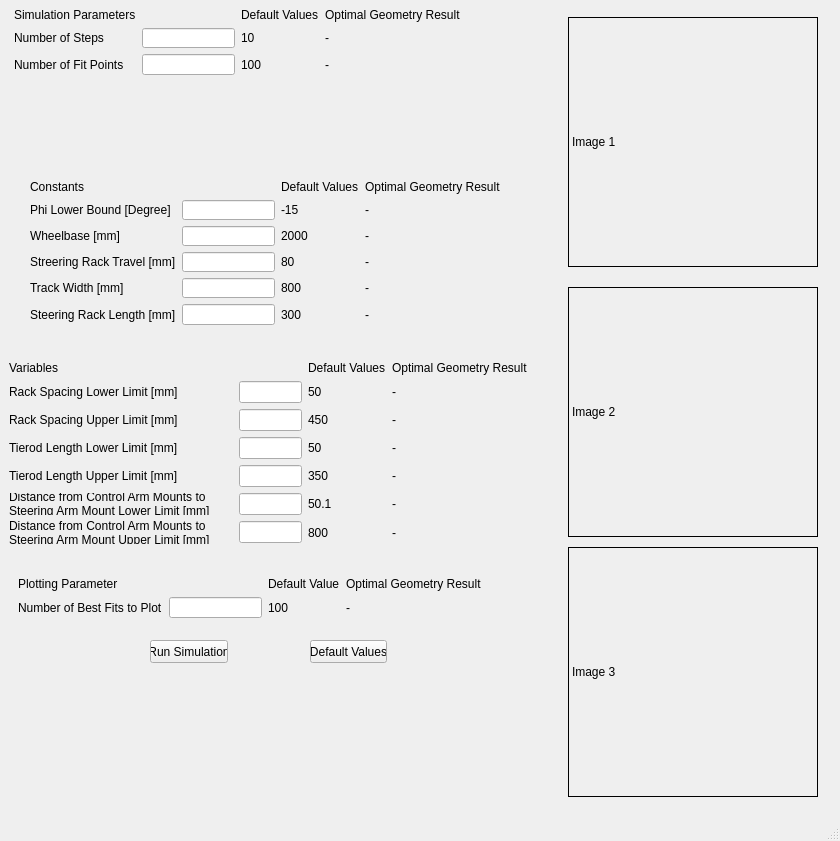
<?xml version="1.0" encoding="UTF-8"?>
<ui version="4.0">
 <class>MainWindow</class>
 <widget class="QMainWindow" name="MainWindow">
  <property name="geometry">
   <rect>
    <x>0</x>
    <y>0</y>
    <width>840</width>
    <height>841</height>
   </rect>
  </property>
  <property name="windowTitle">
   <string>MainWindow</string>
  </property>
  <widget class="QWidget" name="centralwidget">
   <widget class="QWidget" name="layoutWidget">
    <property name="geometry">
     <rect>
      <x>14</x>
      <y>8</y>
      <width>447</width>
      <height>67</height>
     </rect>
    </property>
    <layout class="QGridLayout" name="gridLayout">
     <item row="0" column="0">
      <widget class="QLabel" name="label_6">
       <property name="text">
        <string>Simulation Parameters</string>
       </property>
      </widget>
     </item>
     <item row="0" column="2">
      <widget class="QLabel" name="label_5">
       <property name="text">
        <string>Default Values</string>
       </property>
      </widget>
     </item>
     <item row="0" column="3">
      <widget class="QLabel" name="label_48">
       <property name="text">
        <string>Optimal Geometry Result</string>
       </property>
      </widget>
     </item>
     <item row="1" column="0">
      <widget class="QLabel" name="label">
       <property name="text">
        <string>Number of Steps</string>
       </property>
      </widget>
     </item>
     <item row="1" column="1">
      <widget class="QLineEdit" name="NumberOfSteps">
       <property name="text">
        <string/>
       </property>
      </widget>
     </item>
     <item row="1" column="2">
      <widget class="QLabel" name="label_25">
       <property name="text">
        <string>10</string>
       </property>
      </widget>
     </item>
     <item row="1" column="3">
      <widget class="QLabel" name="NumberOfStepsOUT">
       <property name="text">
        <string>-</string>
       </property>
      </widget>
     </item>
     <item row="2" column="1">
      <widget class="QLineEdit" name="NumbeOfFitPoints">
       <property name="text">
        <string/>
       </property>
      </widget>
     </item>
     <item row="2" column="2">
      <widget class="QLabel" name="label_28">
       <property name="text">
        <string>100</string>
       </property>
      </widget>
     </item>
     <item row="2" column="3">
      <widget class="QLabel" name="NumbeOfFitPointsOUT">
       <property name="text">
        <string>-</string>
       </property>
      </widget>
     </item>
     <item row="2" column="0">
      <widget class="QLabel" name="label_2">
       <property name="text">
        <string>Number of Fit Points</string>
       </property>
      </widget>
     </item>
    </layout>
   </widget>
   <widget class="QLabel" name="label_50">
    <property name="geometry">
     <rect>
      <x>568</x>
      <y>287</y>
      <width>250</width>
      <height>250</height>
     </rect>
    </property>
    <property name="frameShape">
     <enum>QFrame::Box</enum>
    </property>
    <property name="text">
     <string>Image 2</string>
    </property>
   </widget>
   <widget class="QLabel" name="label_49">
    <property name="geometry">
     <rect>
      <x>568</x>
      <y>17</y>
      <width>250</width>
      <height>250</height>
     </rect>
    </property>
    <property name="frameShape">
     <enum>QFrame::Box</enum>
    </property>
    <property name="text">
     <string>Image 1</string>
    </property>
   </widget>
   <widget class="QWidget" name="layoutWidget_2">
    <property name="geometry">
     <rect>
      <x>9</x>
      <y>361</y>
      <width>519</width>
      <height>183</height>
     </rect>
    </property>
    <layout class="QGridLayout" name="gridLayout_4">
     <item row="0" column="0">
      <widget class="QLabel" name="label_20">
       <property name="text">
        <string>Variables</string>
       </property>
      </widget>
     </item>
     <item row="0" column="2">
      <widget class="QLabel" name="label_40">
       <property name="text">
        <string>Default Values</string>
       </property>
      </widget>
     </item>
     <item row="0" column="3">
      <widget class="QLabel" name="label_63">
       <property name="text">
        <string>Optimal Geometry Result</string>
       </property>
      </widget>
     </item>
     <item row="1" column="0">
      <widget class="QLabel" name="label_21">
       <property name="text">
        <string>Rack Spacing Lower Limit [mm]</string>
       </property>
      </widget>
     </item>
     <item row="1" column="1">
      <widget class="QLineEdit" name="RackSpacingLowerLimit">
       <property name="text">
        <string/>
       </property>
      </widget>
     </item>
     <item row="1" column="2">
      <widget class="QLabel" name="label_41">
       <property name="text">
        <string>50</string>
       </property>
      </widget>
     </item>
     <item row="1" column="3">
      <widget class="QLabel" name="RackSpacingLowerLimitOUT">
       <property name="text">
        <string>-</string>
       </property>
      </widget>
     </item>
     <item row="2" column="0">
      <widget class="QLabel" name="label_22">
       <property name="text">
        <string>Rack Spacing Upper Limit [mm]</string>
       </property>
      </widget>
     </item>
     <item row="2" column="1">
      <widget class="QLineEdit" name="RackSpacingUpperLimit">
       <property name="text">
        <string/>
       </property>
      </widget>
     </item>
     <item row="2" column="2">
      <widget class="QLabel" name="label_39">
       <property name="text">
        <string>450</string>
       </property>
      </widget>
     </item>
     <item row="2" column="3">
      <widget class="QLabel" name="RackSpacingUpperLimitOUT">
       <property name="text">
        <string>-</string>
       </property>
      </widget>
     </item>
     <item row="3" column="0">
      <widget class="QLabel" name="label_23">
       <property name="text">
        <string>Tierod Length Lower Limit [mm]</string>
       </property>
      </widget>
     </item>
     <item row="3" column="1">
      <widget class="QLineEdit" name="TierodLengthLowerLimit">
       <property name="text">
        <string/>
       </property>
      </widget>
     </item>
     <item row="3" column="2">
      <widget class="QLabel" name="label_35">
       <property name="text">
        <string>50</string>
       </property>
      </widget>
     </item>
     <item row="3" column="3">
      <widget class="QLabel" name="TierodLengthLowerLimitOUT">
       <property name="text">
        <string>-</string>
       </property>
      </widget>
     </item>
     <item row="4" column="0">
      <widget class="QLabel" name="label_24">
       <property name="text">
        <string>Tierod Length Upper Limit [mm]</string>
       </property>
      </widget>
     </item>
     <item row="4" column="1">
      <widget class="QLineEdit" name="TierodLengthUpperLimit">
       <property name="text">
        <string/>
       </property>
      </widget>
     </item>
     <item row="4" column="2">
      <widget class="QLabel" name="label_37">
       <property name="text">
        <string>350</string>
       </property>
      </widget>
     </item>
     <item row="4" column="3">
      <widget class="QLabel" name="TierodLengthUpperLimitOUT">
       <property name="text">
        <string>-</string>
       </property>
      </widget>
     </item>
     <item row="5" column="0">
      <widget class="QLabel" name="label_27">
       <property name="text">
        <string>Distance from Control Arm Mounts to Steering Arm Mount Lower Limit [mm]</string>
       </property>
       <property name="wordWrap">
        <bool>true</bool>
       </property>
      </widget>
     </item>
     <item row="5" column="1">
      <widget class="QLineEdit" name="DistanceFromControlArmMountsToSteeringArmMountLowerLimit">
       <property name="text">
        <string/>
       </property>
      </widget>
     </item>
     <item row="5" column="2">
      <widget class="QLabel" name="label_36">
       <property name="text">
        <string>50.1</string>
       </property>
      </widget>
     </item>
     <item row="5" column="3">
      <widget class="QLabel" name="DistanceFromControlArmMountsToSteeringArmMountLowerLimitOUT">
       <property name="text">
        <string>-</string>
       </property>
      </widget>
     </item>
     <item row="6" column="0">
      <widget class="QLabel" name="label_26">
       <property name="text">
        <string>Distance from Control Arm Mounts to Steering Arm Mount Upper Limit [mm]</string>
       </property>
       <property name="wordWrap">
        <bool>true</bool>
       </property>
      </widget>
     </item>
     <item row="6" column="1">
      <widget class="QLineEdit" name="DistanceFromControlArmMountsToSteeringArmMountUpperLimit">
       <property name="text">
        <string/>
       </property>
      </widget>
     </item>
     <item row="6" column="2">
      <widget class="QLabel" name="label_38">
       <property name="text">
        <string>800</string>
       </property>
      </widget>
     </item>
     <item row="6" column="3">
      <widget class="QLabel" name="DistanceFromControlArmMountsToSteeringArmMountUpperLimitOUT">
       <property name="text">
        <string>-</string>
       </property>
      </widget>
     </item>
    </layout>
   </widget>
   <widget class="QPushButton" name="pushButton">
    <property name="geometry">
     <rect>
      <x>310</x>
      <y>640</y>
      <width>77</width>
      <height>23</height>
     </rect>
    </property>
    <property name="text">
     <string>Default Values</string>
    </property>
   </widget>
   <widget class="QLabel" name="label_51">
    <property name="geometry">
     <rect>
      <x>568</x>
      <y>547</y>
      <width>250</width>
      <height>250</height>
     </rect>
    </property>
    <property name="frameShape">
     <enum>QFrame::Box</enum>
    </property>
    <property name="text">
     <string>Image 3</string>
    </property>
   </widget>
   <widget class="QWidget" name="layoutWidget_3">
    <property name="geometry">
     <rect>
      <x>18</x>
      <y>577</y>
      <width>464</width>
      <height>41</height>
     </rect>
    </property>
    <layout class="QGridLayout" name="gridLayout_3">
     <item row="0" column="0">
      <widget class="QLabel" name="label_43">
       <property name="text">
        <string>Plotting Parameter</string>
       </property>
      </widget>
     </item>
     <item row="0" column="2">
      <widget class="QLabel" name="label_42">
       <property name="text">
        <string>Default Value</string>
       </property>
      </widget>
     </item>
     <item row="0" column="3">
      <widget class="QLabel" name="label_65">
       <property name="text">
        <string>Optimal Geometry Result</string>
       </property>
      </widget>
     </item>
     <item row="1" column="0">
      <widget class="QLabel" name="label_45">
       <property name="text">
        <string>Number of Best Fits to Plot</string>
       </property>
      </widget>
     </item>
     <item row="1" column="1">
      <widget class="QLineEdit" name="NumberOfBestFitsToPlot">
       <property name="text">
        <string/>
       </property>
      </widget>
     </item>
     <item row="1" column="2">
      <widget class="QLabel" name="label_44">
       <property name="text">
        <string>100</string>
       </property>
      </widget>
     </item>
     <item row="1" column="3">
      <widget class="QLabel" name="NumberOfBestFitsToPlotOUT">
       <property name="text">
        <string>-</string>
       </property>
      </widget>
     </item>
    </layout>
   </widget>
   <widget class="QWidget" name="layoutWidget_4">
    <property name="geometry">
     <rect>
      <x>30</x>
      <y>180</y>
      <width>471</width>
      <height>145</height>
     </rect>
    </property>
    <layout class="QGridLayout" name="gridLayout_2">
     <item row="0" column="0">
      <widget class="QLabel" name="label_7">
       <property name="text">
        <string>Constants</string>
       </property>
      </widget>
     </item>
     <item row="0" column="2">
      <widget class="QLabel" name="label_29">
       <property name="text">
        <string>Default Values</string>
       </property>
      </widget>
     </item>
     <item row="0" column="3">
      <widget class="QLabel" name="label_54">
       <property name="text">
        <string>Optimal Geometry Result</string>
       </property>
      </widget>
     </item>
     <item row="1" column="0">
      <widget class="QLabel" name="label_12">
       <property name="text">
        <string>Phi Lower Bound [Degree]</string>
       </property>
      </widget>
     </item>
     <item row="1" column="1">
      <widget class="QLineEdit" name="PhiLowerBound">
       <property name="text">
        <string/>
       </property>
      </widget>
     </item>
     <item row="1" column="2">
      <widget class="QLabel" name="label_30">
       <property name="text">
        <string>-15</string>
       </property>
      </widget>
     </item>
     <item row="1" column="3">
      <widget class="QLabel" name="PhiLowerBoundOUT">
       <property name="text">
        <string>-</string>
       </property>
      </widget>
     </item>
     <item row="2" column="0">
      <widget class="QLabel" name="label_8">
       <property name="text">
        <string>Wheelbase [mm]</string>
       </property>
      </widget>
     </item>
     <item row="2" column="1">
      <widget class="QLineEdit" name="Wheelbase">
       <property name="text">
        <string/>
       </property>
      </widget>
     </item>
     <item row="2" column="2">
      <widget class="QLabel" name="label_31">
       <property name="text">
        <string>2000</string>
       </property>
      </widget>
     </item>
     <item row="2" column="3">
      <widget class="QLabel" name="WheelbaseOUT">
       <property name="text">
        <string>-</string>
       </property>
      </widget>
     </item>
     <item row="3" column="0">
      <widget class="QLabel" name="label_9">
       <property name="text">
        <string>Streering Rack Travel [mm]</string>
       </property>
      </widget>
     </item>
     <item row="3" column="1">
      <widget class="QLineEdit" name="SteeringRackTravel">
       <property name="text">
        <string/>
       </property>
      </widget>
     </item>
     <item row="3" column="2">
      <widget class="QLabel" name="label_32">
       <property name="text">
        <string>80</string>
       </property>
      </widget>
     </item>
     <item row="3" column="3">
      <widget class="QLabel" name="SteeringRackTravelOUT">
       <property name="text">
        <string>-</string>
       </property>
      </widget>
     </item>
     <item row="4" column="0">
      <widget class="QLabel" name="label_10">
       <property name="text">
        <string>Track Width [mm]</string>
       </property>
      </widget>
     </item>
     <item row="4" column="1">
      <widget class="QLineEdit" name="TrackWidth">
       <property name="text">
        <string/>
       </property>
      </widget>
     </item>
     <item row="4" column="2">
      <widget class="QLabel" name="label_34">
       <property name="text">
        <string>800</string>
       </property>
      </widget>
     </item>
     <item row="4" column="3">
      <widget class="QLabel" name="TrackWidthOUT">
       <property name="text">
        <string>-</string>
       </property>
      </widget>
     </item>
     <item row="5" column="0">
      <widget class="QLabel" name="label_11">
       <property name="text">
        <string>Steering Rack Length [mm]</string>
       </property>
      </widget>
     </item>
     <item row="5" column="1">
      <widget class="QLineEdit" name="SteeringRackLength">
       <property name="text">
        <string/>
       </property>
      </widget>
     </item>
     <item row="5" column="2">
      <widget class="QLabel" name="label_33">
       <property name="text">
        <string>300</string>
       </property>
      </widget>
     </item>
     <item row="5" column="3">
      <widget class="QLabel" name="SteeringRackLengthOUT">
       <property name="text">
        <string>-</string>
       </property>
      </widget>
     </item>
    </layout>
   </widget>
   <widget class="QPushButton" name="pushButton_2">
    <property name="geometry">
     <rect>
      <x>150</x>
      <y>640</y>
      <width>78</width>
      <height>23</height>
     </rect>
    </property>
    <property name="text">
     <string>Run Simulation</string>
    </property>
   </widget>
  </widget>
  <widget class="QMenuBar" name="menubar">
   <property name="geometry">
    <rect>
     <x>0</x>
     <y>0</y>
     <width>840</width>
     <height>21</height>
    </rect>
   </property>
  </widget>
  <widget class="QStatusBar" name="statusbar"/>
 </widget>
 <resources/>
 <connections/>
</ui>
